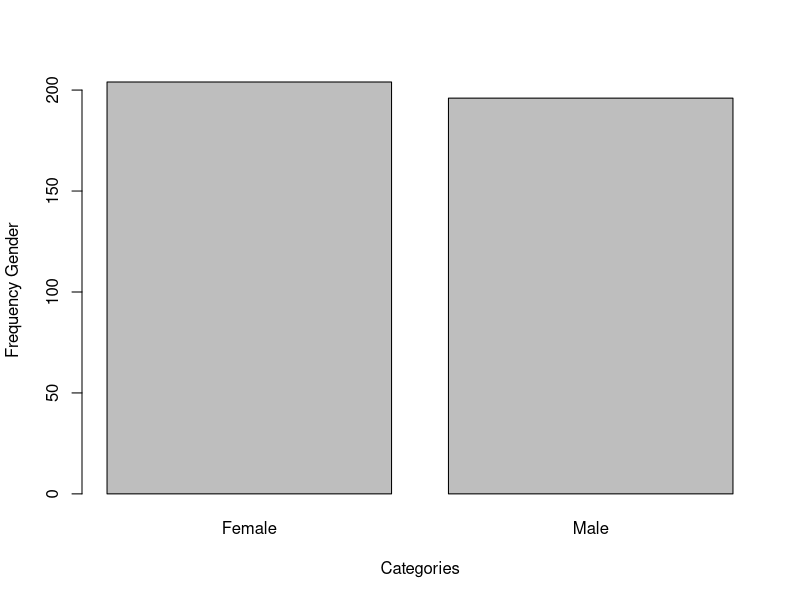
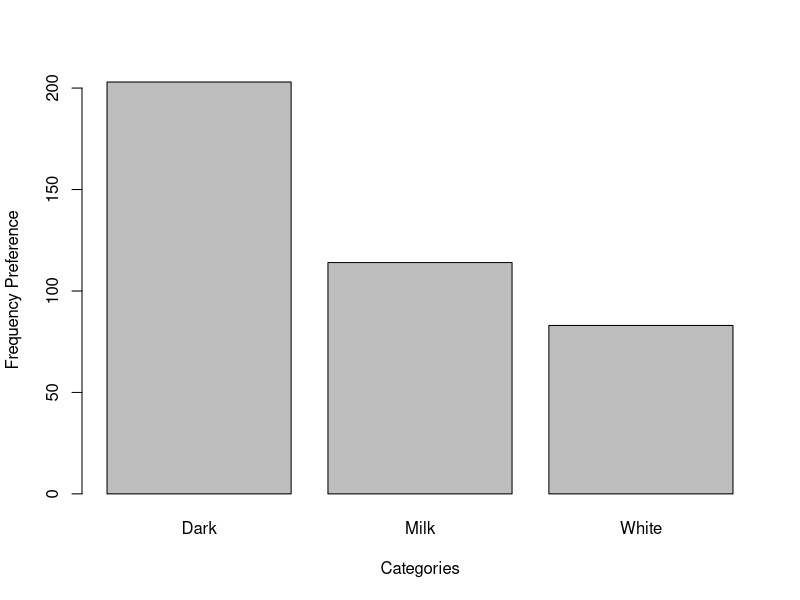
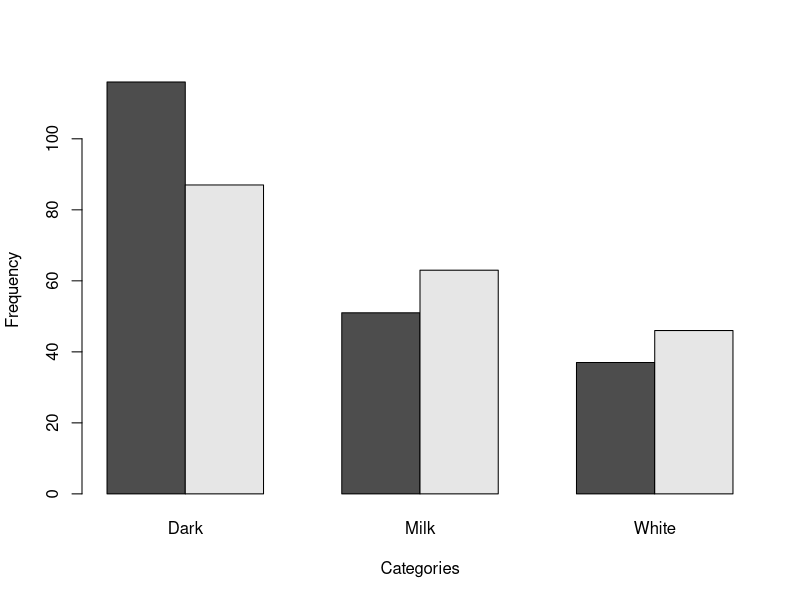

Write R code to recreate these figures, in order.
# import the data file 
data = read.csv('Data.csv')
# view the data
View(data)
# make a table for each observation
GenderTable = table(data$Gender)
PreferenceTable = table(data$Preference)
# View(PreferenceTable)
# View(GenderTable)
# making a bar plot for each table
GenderBarPlot = barplot(GenderTable, ylab = "Frequency Gender", xlab = "Categories")
PreferenceBarPlot = barplot(PreferenceTable, ylab = "Frequency Preference", xlab = "Categories")
# plotting both gender and preference on the same bar plot
#  make a cross table for both
crossTable = table(data$Gender, data$Preference)
# View(crossTable)
crossBarPlot = barplot(crossTable, beside = T, ylab = "Frequency", xlab = "Categories")

